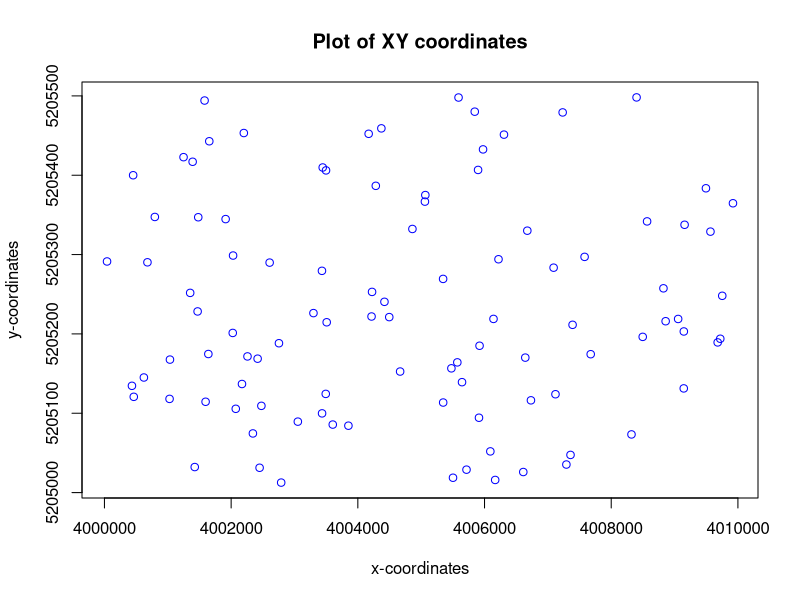
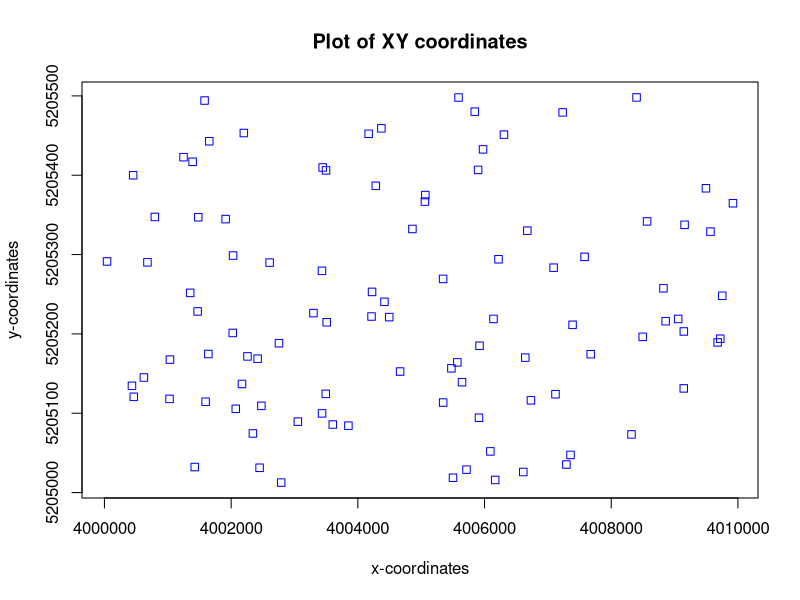
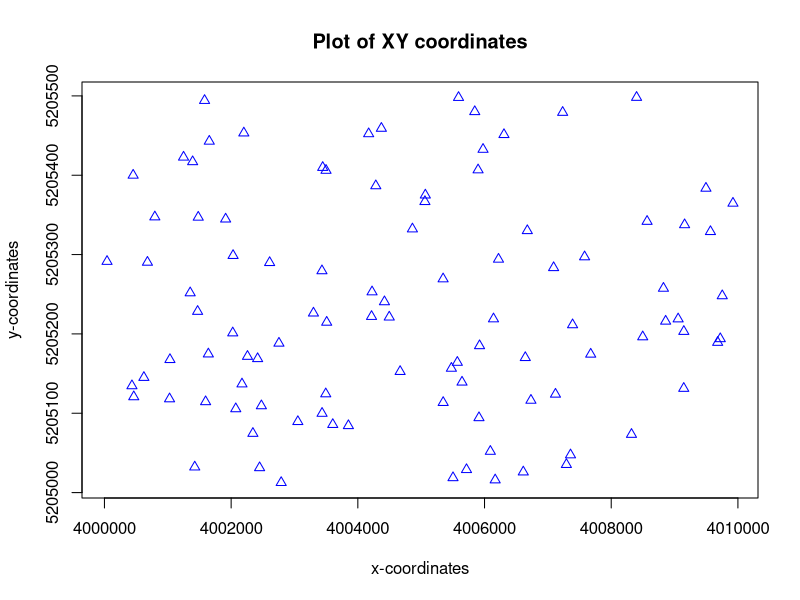
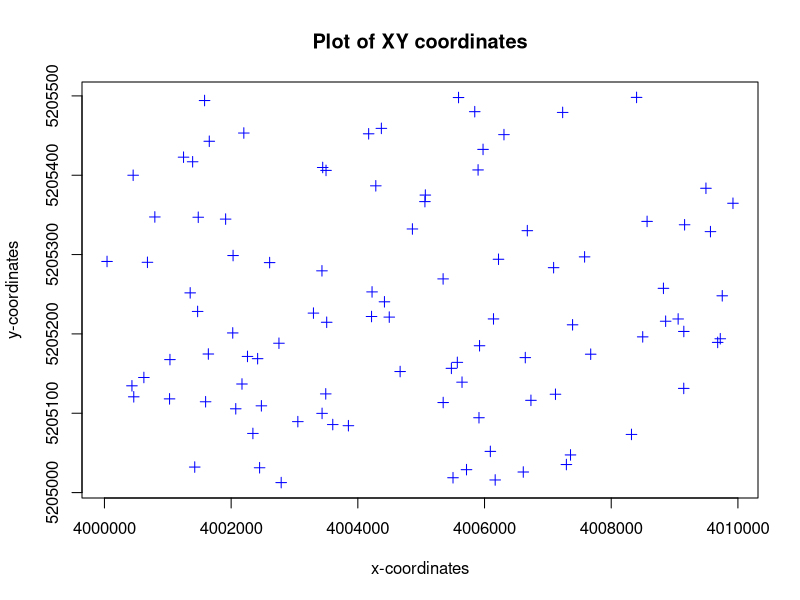
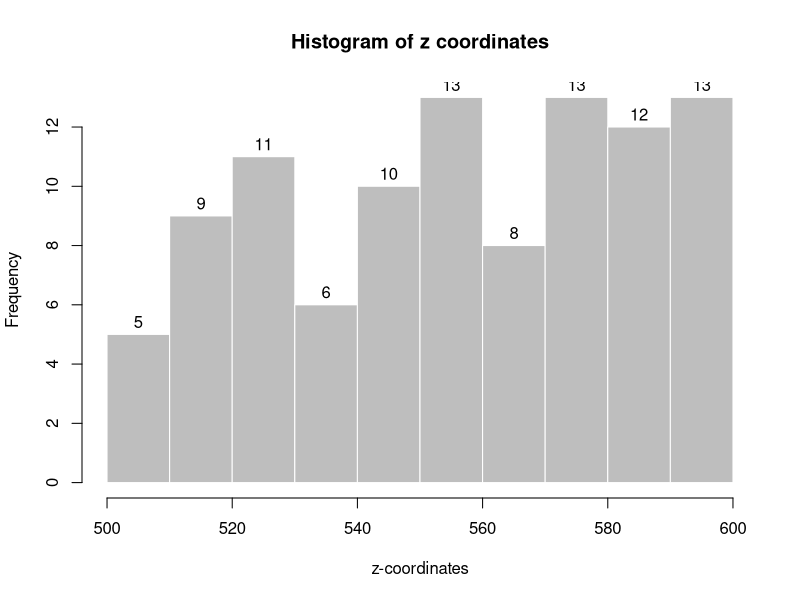
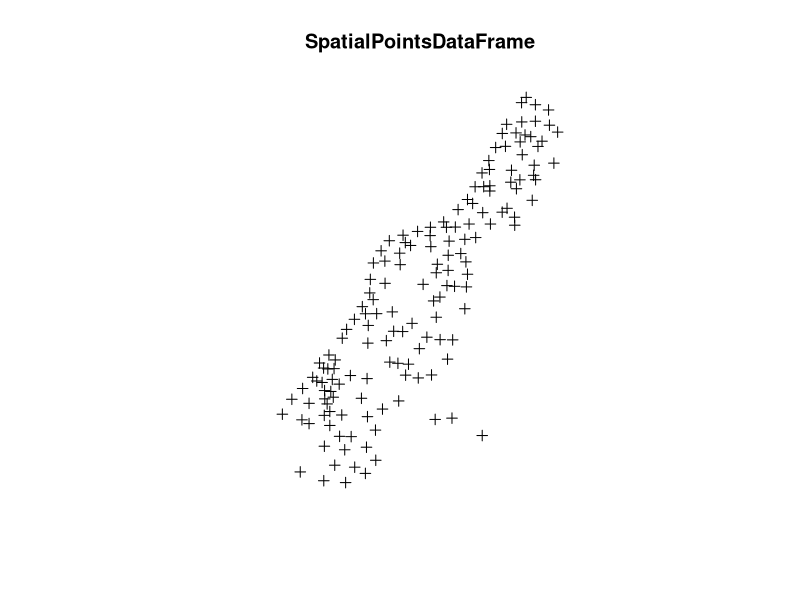

Here is the R script that generated these plots, in order:
# 1a)

library("sp") # activate spatial first
getClass("Spatial") # get "Spatial" classes

x <- runif(100, min = 4000000, max = 4010000) # intgers

y <- runif(100, min = 5205000,	max = 5205500) # integers

z <- runif(100, min = 500,	max = 600) # float

elevations <- data.frame(x,y,z) # DataFrame elevations

# 1b)

plot(elevations$x, elevations$y, pch=1, main = "Plot of XY coordinates", xlab = "x-coordinates", ylab = "y-coordinates", col = "blue", lwd = 1) # plots x and y of elevations as circles

plot(elevations$x, elevations$y, pch=0, main = "Plot of XY coordinates", xlab = "x-coordinates", ylab = "y-coordinates", col = "blue", lwd = 1) # plots x and y of elevations as squares

plot(elevations$x, elevations$y, pch=2, main = "Plot of XY coordinates", xlab = "x-coordinates", ylab = "y-coordinates", col = "blue", lwd = 1) # plots x and y of elevations as triangles

plot(elevations$x, elevations$y, pch=3, main = "Plot of XY coordinates", xlab = "x-coordinates", ylab = "y-coordinates", col = "blue", lwd = 1) # plots x and y of elevations as a crosses


# 1c)

hist(elevations$z, col = "gray", border = "white", main = "Histogram of z coordinates", xlab = "z-coordinates", labels = TRUE)

# 2)

data("meuse") # load the meuse data from "sp" package

# 2a)

meuse$zinc # get column zinc

mean(meuse$zinc) # get mean of zinc column

# 2b)

meuse[,5] # get the fifth column. [row,column]

median(meuse[,5]) # median of fifth column

# 2c)

meuse[30,] # get 30th row

c(meuse[30,]$x, meuse[30,]$y) # coordinates of 30th row

# 2d)

meuse[50,]$lead # lead value of the 50th row

# 3

class(meuse)
str(meuse)

# 3a)

summary(meuse) # main	statistical	parametersfor	every	column

# 3b)

length(meuse) # this means that there are 14 variables

# 3c)

length(meuse$zinc) # this means that there are 155 observations

# 3d)

class(meuse$cadmium) # class type of cadmium: numeric data of float type

# 3e)

class(meuse$soil) # class type of cadmium: factor data with three levels (1, 2 and 3)

# 3f)

names(meuse) # column	names	of the	meuse	dataset

# 4)

meuse.spdf <- meuse # conversion of meuse to SpatialPointsDataFrame

coordinates(meuse.spdf) <- c("x", "y") # x,y coordinates concatenation & becomes a class

proj4string(meuse.spdf) <- CRS("+init=epsg:28992")

meuse.spdf@proj4string # check

plot(meuse.spdf, main = "SpatialPointsDataFrame")

summary(meuse.spdf) # a statistical summary

bbox(meuse.spdf) # find bounding box coordinates

proj4string(meuse.spdf) # check projection system
